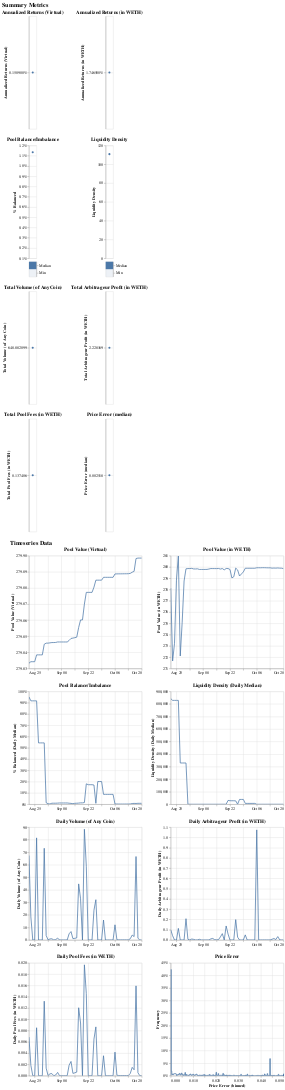

Notebook source saved alongside this figure:
### Code cell
results.plot()

### Figure 1 — Vega-Lite specification as saved in the notebook (floating-point values rounded to 4 significant figures; data arrays with more than 128 entries replaced by an {"elided": "..."} marker saying what was removed)
{"config": {"view": {"continuousWidth": 300, "continuousHeight": 300}}, "vconcat": [{"concat": [{"mark": {"type": "line", "point": true}, "encoding": {"color": {"scale": {"scheme": "viridis"}}, "tooltip": [{"field": "pool_value_virtual annualized_returns", "title": "Annualized Returns (Virtual)", "type": "quantitative"}], "x": {"scale": {"zero": false}}, "y": {"axis": {"format": "%"}, "field": "pool_value_virtual annualized_returns", "scale": {"zero": false}, "title": "Annualized Returns (Virtual)", "type": "quantitative"}}, "name": "view_61", "title": "Annualized Returns (Virtual)", "transform": []}, {"mark": {"type": "line", "point": true}, "encoding": {"color": {"scale": {"scheme": "viridis"}}, "tooltip": [{"field": "pool_value annualized_returns", "title": "Annualized Returns (in WETH)", "type": "quantitative"}], "x": {"scale": {"zero": false}}, "y": {"axis": {"format": "%"}, "field": "pool_value annualized_returns", "scale": {"zero": false}, "title": "Annualized Returns (in WETH)", "type": "quantitative"}}, "name": "view_62", "title": "Annualized Returns (in WETH)", "transform": []}, {"vconcat": [{"layer": [{"mark": {"type": "line", "point": true}, "encoding": {"color": {"scale": {"scheme": "viridis"}}, "opacity": {"condition": {"test": "indexof(param_63.submetric, 'pool_balance median') != -1", "value": 1}, "value": 0}, "tooltip": [{"field": "pool_balance median", "title": "Median % Balanced", "type": "quantitative"}], "x": {"scale": {"zero": false}}, "y": {"axis": {"format": "%"}, "field": "pool_balance median", "scale": {"zero": false}, "title": "% Balanced", "type": "quantitative"}}, "name": "view_63", "title": "Pool Balance/Imbalance", "transform": []}, {"mark": {"type": "line", "point": true}, "encoding": {"color": {"scale": {"scheme": "viridis"}}, "opacity": {"condition": {"test": "indexof(param_63.submetric, 'pool_balance min') != -1", "value": 1}, "value": 0}, "tooltip": [{"field": "pool_balance min", "title": "Min % Balanced", "type": "quantitative"}], "x": {"scale": {"zero": false}}, "y": {"axis": {"format": "%"}, "field": "pool_balance min", "scale": {"zero": false}, "title": "% Balanced", "type": "quantitative"}}, "name": "view_64", "title": "Pool Balance/Imbalance", "transform": []}], "data": {"name": "data-211a9d2ff994b37c1d548cf4fe38f924"}}, {"data": {"name": "data-4d71f46b9aefd1101b4723599b0c790a"}, "mark": {"type": "rect"}, "encoding": {"color": {"legend": null, "scale": {"scheme": "viridis"}}, "opacity": {"condition": {"param": "param_63", "value": 1}, "value": 0.1}, "y": {"axis": {"orient": "right"}, "field": "labels", "title": null, "type": "ordinal"}}, "name": "view_65", "title": ""}], "spacing": 2}, {"vconcat": [{"layer": [{"mark": {"type": "line", "point": true}, "encoding": {"color": {"scale": {"scheme": "viridis"}}, "opacity": {"condition": {"test": "indexof(param_66.submetric, 'liquidity_density median') != -1", "value": 1}, "value": 0}, "tooltip": [{"field": "liquidity_density median", "title": "Median Liquidity Density", "type": "quantitative"}], "x": {"scale": {"zero": false}}, "y": {"field": "liquidity_density median", "scale": {"zero": false}, "title": "Liquidity Density", "type": "quantitative"}}, "name": "view_66", "title": "Liquidity Density", "transform": []}, {"mark": {"type": "line", "point": true}, "encoding": {"color": {"scale": {"scheme": "viridis"}}, "opacity": {"condition": {"test": "indexof(param_66.submetric, 'liquidity_density min') != -1", "value": 1}, "value": 0}, "tooltip": [{"field": "liquidity_density min", "title": "Min Liquidity Density", "type": "quantitative"}], "x": {"scale": {"zero": false}}, "y": {"field": "liquidity_density min", "scale": {"zero": false}, "title": "Liquidity Density", "type": "quantitative"}}, "name": "view_67", "title": "Liquidity Density", "transform": []}], "data": {"name": "data-211a9d2ff994b37c1d548cf4fe38f924"}}, {"data": {"name": "data-f250ca5a7e483cd41a294ee460add125"}, "mark": {"type": "rect"}, "encoding": {"color": {"legend": null, "scale": {"scheme": "viridis"}}, "opacity": {"condition": {"param": "param_66", "value": 1}, "value": 0.1}, "y": {"axis": {"orient": "right"}, "field": "labels", "title": null, "type": "ordinal"}}, "name": "view_68", "title": ""}], "spacing": 2}, {"mark": {"type": "line", "point": true}, "encoding": {"color": {"scale": {"scheme": "viridis"}}, "tooltip": [{"field": "pool_volume sum", "title": "Total Volume (of Any Coin)", "type": "quantitative"}], "x": {"scale": {"zero": false}}, "y": {"field": "pool_volume sum", "scale": {"zero": false}, "title": "Total Volume (of Any Coin)", "type": "quantitative"}}, "name": "view_69", "title": "Total Volume (of Any Coin)", "transform": []}, {"mark": {"type": "line", "point": true}, "encoding": {"color": {"scale": {"scheme": "viridis"}}, "tooltip": [{"field": "arb_profit sum", "title": "Total Arbitrageur Profit (in WETH)", "type": "quantitative"}], "x": {"scale": {"zero": false}}, "y": {"field": "arb_profit sum", "scale": {"zero": false}, "title": "Total Arbitrageur Profit (in WETH)", "type": "quantitative"}}, "name": "view_70", "title": "Total Arbitrageur Profit (in WETH)", "transform": []}, {"mark": {"type": "line", "point": true}, "encoding": {"color": {"scale": {"scheme": "viridis"}}, "tooltip": [{"field": "pool_fees sum", "title": "Total Pool Fees (in WETH)", "type": "quantitative"}], "x": {"scale": {"zero": false}}, "y": {"field": "pool_fees sum", "scale": {"zero": false}, "title": "Total Pool Fees (in WETH)", "type": "quantitative"}}, "name": "view_71", "title": "Total Pool Fees (in WETH)", "transform": []}, {"mark": {"type": "line", "point": true}, "encoding": {"color": {"scale": {"scheme": "viridis"}}, "tooltip": [{"field": "price_error median", "title": "Price Error (median)", "type": "quantitative"}], "x": {"scale": {"zero": false}}, "y": {"field": "price_error median", "scale": {"zero": false}, "title": "Price Error (median)", "type": "quantitative"}}, "name": "view_72", "title": "Price Error (median)", "transform": []}], "columns": 2, "data": {"name": "data-211a9d2ff994b37c1d548cf4fe38f924"}, "resolve": {"scale": {"color": "independent"}}, "title": {"text": "Summary Metrics", "fontSize": 16}}, {"concat": [{"mark": {"type": "line"}, "encoding": {"color": {"scale": {"scheme": "viridis"}}, "tooltip": [{"field": "timestamp", "title": "Time", "type": "temporal"}, {"field": "pool_value_virtual", "title": "Pool Value (Virtual)", "type": "quantitative"}], "x": {"field": "timestamp", "title": null, "type": "temporal"}, "y": {"field": "pool_value_virtual", "scale": {"zero": false}, "title": "Pool Value (Virtual)", "type": "quantitative"}}, "name": "view_73", "title": "Pool Value (Virtual)", "transform": []}, {"mark": {"type": "line"}, "encoding": {"color": {"scale": {"scheme": "viridis"}}, "tooltip": [{"field": "timestamp", "title": "Time", "type": "temporal"}, {"field": "pool_value", "title": "Pool Value (in WETH)", "type": "quantitative"}], "x": {"field": "timestamp", "title": null, "type": "temporal"}, "y": {"field": "pool_value", "scale": {"zero": false}, "title": "Pool Value (in WETH)", "type": "quantitative"}}, "name": "view_74", "title": "Pool Value (in WETH)", "transform": []}, {"mark": {"type": "line"}, "encoding": {"color": {"scale": {"scheme": "viridis"}}, "tooltip": [{"field": "timestamp", "title": "Time", "type": "temporal"}, {"field": "pool_balance", "title": "% Balanced (Daily Median)", "type": "quantitative"}], "x": {"field": "timestamp", "title": null, "type": "temporal"}, "y": {"axis": {"format": "%"}, "field": "pool_balance", "scale": {"zero": false}, "title": "% Balanced (Daily Median)", "type": "quantitative"}}, "name": "view_75", "title": "Pool Balance/Imbalance", "transform": []}, {"mark": {"type": "line"}, "encoding": {"color": {"scale": {"scheme": "viridis"}}, "tooltip": [{"field": "timestamp", "title": "Time", "type": "temporal"}, {"field": "liquidity_density", "title": "Liquidity Density (Daily Median)", "type": "quantitative"}], "x": {"field": "timestamp", "title": null, "type": "temporal"}, "y": {"field": "liquidity_density", "scale": {"zero": false}, "title": "Liquidity Density (Daily Median)", "type": "quantitative"}}, "name": "view_76", "title": "Liquidity Density (Daily Median)", "transform": []}, {"mark": {"type": "line"}, "encoding": {"color": {"scale": {"scheme": "viridis"}}, "tooltip": [{"field": "timestamp", "title": "Time", "type": "temporal"}, {"field": "pool_volume", "title": "Daily Volume (of Any Coin)", "type": "quantitative"}], "x": {"field": "timestamp", "title": null, "type": "temporal"}, "y": {"field": "pool_volume", "scale": {"zero": false}, "title": "Daily Volume (of Any Coin)", "type": "quantitative"}}, "name": "view_77", "title": "Daily Volume (of Any Coin)", "transform": []}, {"mark": {"type": "line"}, "encoding": {"color": {"scale": {"scheme": "viridis"}}, "tooltip": [{"field": "timestamp", "title": "Time", "type": "temporal"}, {"field": "arb_profit", "title": "Daily Arbitrageur Profit (in WETH)", "type": "quantitative"}], "x": {"field": "timestamp", "title": null, "type": "temporal"}, "y": {"field": "arb_profit", "scale": {"zero": false}, "title": "Daily Arbitrageur Profit (in WETH)", "type": "quantitative"}}, "name": "view_78", "title": "Daily Arbitrageur Profit (in WETH)", "transform": []}, {"mark": {"type": "line"}, "encoding": {"color": {"scale": {"scheme": "viridis"}}, "tooltip": [{"field": "timestamp", "title": "Time", "type": "temporal"}, {"field": "pool_fees", "title": "Daily Pool Fees (in WETH)", "type": "quantitative"}], "x": {"field": "timestamp", "title": null, "type": "temporal"}, "y": {"field": "pool_fees", "scale": {"zero": false}, "title": "Daily Pool Fees (in WETH)", "type": "quantitative"}}, "name": "view_79", "title": "Daily Pool Fees (in WETH)", "transform": []}, {"data": {"name": "data-f53d7c37fad225d31e8c1647167688c0"}, "mark": {"type": "line", "interpolate": "step-before"}, "encoding": {"color": {"scale": {"scheme": "viridis"}}, "tooltip": [{"field": "frequency", "title": "Frequency", "type": "quantitative"}], "x": {"field": "price_error", "scale": {"clamp": true, "domain": [0, 0.05]}, "title": "Price Error (binned)", "type": "quantitative"}, "y": {"axis": {"format": "%"}, "field": "frequency", "scale": {"zero": true}, "title": "Frequency", "type": "quantitative"}}, "name": "view_80", "title": "Price Error", "transform": []}], "columns": 2, "data": {"name": "data-33be8e13056d0f3ece913f058db0698b"}, "resolve": {"scale": {"color": "independent"}}, "title": {"text": "Timeseries Data", "fontSize": 16}}], "params": [{"name": "param_61", "select": {"type": "interval", "encodings": ["x", "y"]}, "bind": "scales", "views": ["view_61"]}, {"name": "param_62", "select": {"type": "interval", "encodings": ["x", "y"]}, "bind": "scales", "views": ["view_62"]}, {"name": "param_64", "select": {"type": "interval", "encodings": ["x", "y"]}, "bind": "scales", "views": ["view_63"]}, {"name": "param_65", "select": {"type": "interval", "encodings": ["x", "y"]}, "bind": "scales", "views": ["view_64"]}, {"name": "param_63", "select": {"type": "point", "clear": false, "fields": ["submetric"], "toggle": "true"}, "value": [{"submetric": "pool_balance median"}], "views": ["view_65"]}, {"name": "param_67", "select": {"type": "interval", "encodings": ["x", "y"]}, "bind": "scales", "views": ["view_66"]}, {"name": "param_68", "select": {"type": "interval", "encodings": ["x", "y"]}, "bind": "scales", "views": ["view_67"]}, {"name": "param_66", "select": {"type": "point", "clear": false, "fields": ["submetric"], "toggle": "true"}, "value": [{"submetric": "liquidity_density median"}], "views": ["view_68"]}, {"name": "param_69", "select": {"type": "interval", "encodings": ["x", "y"]}, "bind": "scales", "views": ["view_69"]}, {"name": "param_70", "select": {"type": "interval", "encodings": ["x", "y"]}, "bind": "scales", "views": ["view_70"]}, {"name": "param_71", "select": {"type": "interval", "encodings": ["x", "y"]}, "bind": "scales", "views": ["view_71"]}, {"name": "param_72", "select": {"type": "interval", "encodings": ["x", "y"]}, "bind": "scales", "views": ["view_72"]}, {"name": "param_73", "select": {"type": "interval", "encodings": ["x", "y"]}, "bind": "scales", "views": ["view_73"]}, {"name": "param_74", "select": {"type": "interval", "encodings": ["x", "y"]}, "bind": "scales", "views": ["view_74"]}, {"name": "param_75", "select": {"type": "interval", "encodings": ["x", "y"]}, "bind": "scales", "views": ["view_75"]}, {"name": "param_76", "select": {"type": "interval", "encodings": ["x", "y"]}, "bind": "scales", "views": ["view_76"]}, {"name": "param_77", "select": {"type": "interval", "encodings": ["x", "y"]}, "bind": "scales", "views": ["view_77"]}, {"name": "param_78", "select": {"type": "interval", "encodings": ["x", "y"]}, "bind": "scales", "views": ["view_78"]}, {"name": "param_79", "select": {"type": "interval", "encodings": ["x", "y"]}, "bind": "scales", "views": ["view_79"]}, {"name": "param_80", "select": {"type": "interval", "encodings": ["x", "y"]}, "bind": "scales", "views": ["view_80"]}], "resolve": {"scale": {"color": "independent"}}, "$schema": "https://vega.github.io/schema/vega-lite/v5.16.3.json", "datasets": {"data-211a9d2ff994b37c1d548cf4fe38f924": [{"pool_value_virtual annualized_returns": 0.001509, "pool_value annualized_returns": 0.01747, "pool_balance median": 0.01135, "pool_balance min": 0.00161, "liquidity_density median": 110.8, "liquidity_density min": 2.467, "pool_volume sum": 648.9, "arb_profit sum": 2.228, "pool_fees sum": 0.1374, "price_error median": 0.002518}], "data-4d71f46b9aefd1101b4723599b0c790a": [{"submetric": "pool_balance median", "labels": "Median"}, {"submetric": "pool_balance min", "labels": "Min"}], "data-f250ca5a7e483cd41a294ee460add125": [{"submetric": "liquidity_density median", "labels": "Median"}, {"submetric": "liquidity_density min", "labels": "Min"}], "data-33be8e13056d0f3ece913f058db0698b": [{"timestamp": "2024-08-22T00:00:00+00:00", "run": 0, "pool_value_virtual": 279.8, "pool_value": 278.1, "pool_balance": 0.9519, "liquidity_density": 843600.0, "pool_volume": 67.44, "arb_profit": 0.09998, "pool_fees": 0.006855}, {"timestamp": "2024-08-23T00:00:00+00:00", "run": 0, "pool_value_virtual": 279.8, "pool_value": 271.7, "pool_balance": 0.9167, "liquidity_density": 828800.0, "pool_volume": 18.39, "arb_profit": 0.04149, "pool_fees": 0.00184}, {"timestamp": "2024-08-24T00:00:00+00:00", "run": 0, "pool_value_virtual": 279.8, "pool_value": 273.2, "pool_balance": 0.9167, "liquidity_density": 828800.0, "pool_volume": 0.0, "arb_profit": 0.0, "pool_fees": 0.0}, {"timestamp": "2024-08-25T00:00:00+00:00", "run": 0, "pool_value_virtual": 279.8, "pool_value": 278.8, "pool_balance": 0.9167, "liquidity_density": 828800.0, "pool_volume": 0.0, "arb_profit": 0.0, "pool_fees": 0.0}, {"timestamp": "2024-08-26T00:00:00+00:00", "run": 0, "pool_value_virtual": 279.8, "pool_value": 281.0, "pool_balance": 0.9167, "liquidity_density": 828800.0, "pool_volume": 81.49, "arb_profit": 0.1133, "pool_fees": 0.008509}, {"timestamp": "2024-08-27T00:00:00+00:00", "run": 0, "pool_value_virtual": 279.8, "pool_value": 272.1, "pool_balance": 0.544, "liquidity_density": 329300.0, "pool_volume": 0.0, "arb_profit": 0.0, "pool_fees": 0.0}, {"timestamp": "2024-08-28T00:00:00+00:00", "run": 0, "pool_value_virtual": 279.8, "pool_value": 275.1, "pool_balance": 0.544, "liquidity_density": 329300.0, "pool_volume": 0.0, "arb_profit": 0.0, "pool_fees": 0.0}, {"timestamp": "2024-08-29T00:00:00+00:00", "run": 0, "pool_value_virtual": 279.8, "pool_value": 278.8, "pool_balance": 0.544, "liquidity_density": 329300.0, "pool_volume": 0.0, "arb_profit": 0.0, "pool_fees": 0.0}, {"timestamp": "2024-08-30T00:00:00+00:00", "run": 0, "pool_value_virtual": 279.8, "pool_value": 279.8, "pool_balance": 0.544, "liquidity_density": 329300.0, "pool_volume": 73.19, "arb_profit": 0.2078, "pool_fees": 0.01322}, {"timestamp": "2024-08-31T00:00:00+00:00", "run": 0, "pool_value_virtual": 279.8, "pool_value": 279.9, "pool_balance": 0.01321, "liquidity_density": 150.2, "pool_volume": 3.591, "arb_profit": 0.006948, "pool_fees": 0.001344}, {"timestamp": "2024-09-01T00:00:00+00:00", "run": 0, "pool_value_virtual": 279.8, "pool_value": 279.9, "pool_balance": 0.00481, "liquidity_density": 20.05, "pool_volume": 0.0887, "arb_profit": 7.4e-05, "pool_fees": 3.5e-05}, {"timestamp": "2024-09-02T00:00:00+00:00", "run": 0, "pool_value_virtual": 279.8, "pool_value": 279.9, "pool_balance": 0.00266, "liquidity_density": 6.303, "pool_volume": 0.8574, "arb_profit": 0.009476, "pool_fees": 0.00034}, {"timestamp": "2024-09-03T00:00:00+00:00", "run": 0, "pool_value_virtual": 279.8, "pool_value": 279.8, "pool_balance": 0.00916, "liquidity_density": 72.24, "pool_volume": 0.9634, "arb_profit": 0.006015, "pool_fees": 0.000377}, {"timestamp": "2024-09-04T00:00:00+00:00", "run": 0, "pool_value_virtual": 279.8, "pool_value": 279.8, "pool_balance": 0.009291, "liquidity_density": 74.3, "pool_volume": 0.0, "arb_profit": 0.0, "pool_fees": 0.0}, {"timestamp": "2024-09-05T00:00:00+00:00", "run": 0, "pool_value_virtual": 279.8, "pool_value": 279.8, "pool_balance": 0.009291, "liquidity_density": 74.3, "pool_volume": 0.3467, "arb_profit": 0.000819, "pool_fees": 0.000131}, {"timestamp": "2024-09-06T00:00:00+00:00", "run": 0, "pool_value_virtual": 279.8, "pool_value": 279.8, "pool_balance": 0.01023, "liquidity_density": 90.16, "pool_volume": 1.545, "arb_profit": 0.006604, "pool_fees": 0.000588}, {"timestamp": "2024-09-07T00:00:00+00:00", "run": 0, "pool_value_virtual": 279.8, "pool_value": 279.8, "pool_balance": 0.01135, "liquidity_density": 110.8, "pool_volume": 0.0, "arb_profit": 0.0, "pool_fees": 0.0}, {"timestamp": "2024-09-08T00:00:00+00:00", "run": 0, "pool_value_virtual": 279.8, "pool_value": 279.8, "pool_balance": 0.01135, "liquidity_density": 110.8, "pool_volume": 0.0, "arb_profit": 0.0, "pool_fees": 0.0}, {"timestamp": "2024-09-09T00:00:00+00:00", "run": 0, "pool_value_virtual": 279.8, "pool_value": 279.8, "pool_balance": 0.01135, "liquidity_density": 110.8, "pool_volume": 0.0, "arb_profit": 0.0, "pool_fees": 0.0}, {"timestamp": "2024-09-10T00:00:00+00:00", "run": 0, "pool_value_virtual": 279.8, "pool_value": 279.8, "pool_balance": 0.01135, "liquidity_density": 110.8, "pool_volume": 0.0, "arb_profit": 0.0, "pool_fees": 0.0}, {"timestamp": "2024-09-11T00:00:00+00:00", "run": 0, "pool_value_virtual": 279.8, "pool_value": 279.8, "pool_balance": 0.01135, "liquidity_density": 110.8, "pool_volume": 0.0, "arb_profit": 0.0, "pool_fees": 0.0}, {"timestamp": "2024-09-12T00:00:00+00:00", "run": 0, "pool_value_virtual": 279.8, "pool_value": 279.9, "pool_balance": 0.009272, "liquidity_density": 74.0, "pool_volume": 4.941, "arb_profit": 0.01088, "pool_fees": 0.001864}, {"timestamp": "2024-09-13T00:00:00+00:00", "run": 0, "pool_value_virtual": 279.8, "pool_value": 279.9, "pool_balance": 0.007792, "liquidity_density": 52.29, "pool_volume": 6.726, "arb_profit": 0.01522, "pool_fees": 0.002536}, {"timestamp": "2024-09-14T00:00:00+00:00", "run": 0, "pool_value_virtual": 279.8, "pool_value": 279.9, "pool_balance": 0.005078, "liquidity_density": 22.4, "pool_volume": 1.07, "arb_profit": 0.00288, "pool_fees": 0.000416}, {"timestamp": "2024-09-15T00:00:00+00:00", "run": 0, "pool_value_virtual": 279.8, "pool_value": 279.9, "pool_balance": 0.008654, "liquidity_density": 64.48, "pool_volume": 1.345, "arb_profit": 0.001297, "pool_fees": 0.000516}, {"timestamp": "2024-09-16T00:00:00+00:00", "run": 0, "pool_value_virtual": 279.8, "pool_value": 279.9, "pool_balance": 0.009106, "liquidity_density": 71.38, "pool_volume": 1.672, "arb_profit": 0.003439, "pool_fees": 0.000641}, {"timestamp": "2024-09-17T00:00:00+00:00", "run": 0, "pool_value_virtual": 279.9, "pool_value": 279.8, "pool_balance": 0.01044, "liquidity_density": 94.0, "pool_volume": 44.76, "arb_profit": 0.03042, "pool_fees": 0.01205}, {"timestamp": "2024-09-18T00:00:00+00:00", "run": 0, "pool_value_virtual": 279.9, "pool_value": 279.9, "pool_balance": 0.01235, "liquidity_density": 131.3, "pool_volume": 32.86, "arb_profit": 0.06209, "pool_fees": 0.009354}, {"timestamp": "2024-09-19T00:00:00+00:00", "run": 0, "pool_value_virtual": 279.9, "pool_value": 279.7, "pool_balance": 0.01235, "liquidity_density": 131.3, "pool_volume": 0.0, "arb_profit": 0.0, "pool_fees": 0.0}, {"timestamp": "2024-09-20T00:00:00+00:00", "run": 0, "pool_value_virtual": 279.9, "pool_value": 279.9, "pool_balance": 0.01506, "liquidity_density": 201.8, "pool_volume": 88.37, "arb_profit": 0.1369, "pool_fees": 0.01967}, {"timestamp": "2024-09-21T00:00:00+00:00", "run": 0, "pool_value_virtual": 279.9, "pool_value": 279.9, "pool_balance": 0.1812, "liquidity_density": 30800.0, "pool_volume": 58.88, "arb_profit": 0.05817, "pool_fees": 0.01455}, {"timestamp": "2024-09-22T00:00:00+00:00", "run": 0, "pool_value_virtual": 279.9, "pool_value": 279.8, "pool_balance": 0.1733, "liquidity_density": 28050.0, "pool_volume": 0.0, "arb_profit": 0.0, "pool_fees": 0.0}, {"timestamp": "2024-09-23T00:00:00+00:00", "run": 0, "pool_value_virtual": 279.9, "pool_value": 279.0, "pool_balance": 0.1733, "liquidity_density": 28050.0, "pool_volume": 0.0, "arb_profit": 0.0, "pool_fees": 0.0}, {"timestamp": "2024-09-24T00:00:00+00:00", "run": 0, "pool_value_virtual": 279.9, "pool_value": 279.1, "pool_balance": 0.1733, "liquidity_density": 28050.0, "pool_volume": 0.0, "arb_profit": 0.0, "pool_fees": 0.0}, {"timestamp": "2024-09-25T00:00:00+00:00", "run": 0, "pool_value_virtual": 279.9, "pool_value": 279.9, "pool_balance": 0.1705, "liquidity_density": 27130.0, "pool_volume": 23.78, "arb_profit": 0.1989, "pool_fees": 0.006496}, {"timestamp": "2024-09-26T00:00:00+00:00", "run": 0, "pool_value_virtual": 279.9, "pool_value": 279.7, "pool_balance": 0.008294, "liquidity_density": 59.23, "pool_volume": 32.16, "arb_profit": 0.02743, "pool_fees": 0.008662}, {"timestamp": "2024-09-27T00:00:00+00:00", "run": 0, "pool_value_virtual": 279.9, "pool_value": 279.2, "pool_balance": 0.2016, "liquidity_density": 38530.0, "pool_volume": 0.0, "arb_profit": 0.0, "pool_fees": 0.0}, {"timestamp": "2024-09-28T00:00:00+00:00", "run": 0, "pool_value_virtual": 279.9, "pool_value": 279.4, "pool_balance": 0.2016, "liquidity_density": 38530.0, "pool_volume": 0.0, "arb_profit": 0.0, "pool_fees": 0.0}, {"timestamp": "2024-09-29T00:00:00+00:00", "run": 0, "pool_value_virtual": 279.9, "pool_value": 279.6, "pool_balance": 0.2016, "liquidity_density": 38530.0, "pool_volume": 0.0, "arb_profit": 0.0, "pool_fees": 0.0}, {"timestamp": "2024-09-30T00:00:00+00:00", "run": 0, "pool_value_virtual": 279.9, "pool_value": 279.9, "pool_balance": 0.0878, "liquidity_density": 6883.0, "pool_volume": 15.93, "arb_profit": 0.04999, "pool_fees": 0.003541}, {"timestamp": "2024-10-01T00:00:00+00:00", "run": 0, "pool_value_virtual": 279.9, "pool_value": 279.9, "pool_balance": 0.0878, "liquidity_density": 6883.0, "pool_volume": 0.0, "arb_profit": 0.0, "pool_fees": 0.0}, {"timestamp": "2024-10-02T00:00:00+00:00", "run": 0, "pool_value_virtual": 279.9, "pool_value": 279.9, "pool_balance": 0.0878, "liquidity_density": 6883.0, "pool_volume": 0.0, "arb_profit": 0.0, "pool_fees": 0.0}, {"timestamp": "2024-10-03T00:00:00+00:00", "run": 0, "pool_value_virtual": 279.9, "pool_value": 279.9, "pool_balance": 0.0878, "liquidity_density": 6883.0, "pool_volume": 0.0, "arb_profit": 0.0, "pool_fees": 0.0}, {"timestamp": "2024-10-04T00:00:00+00:00", "run": 0, "pool_value_virtual": 279.9, "pool_value": 279.9, "pool_balance": 0.0878, "liquidity_density": 6883.0, "pool_volume": 0.0, "arb_profit": 0.0, "pool_fees": 0.0}, {"timestamp": "2024-10-05T00:00:00+00:00", "run": 0, "pool_value_virtual": 279.9, "pool_value": 279.9, "pool_balance": 0.0878, "liquidity_density": 6883.0, "pool_volume": 0.0, "arb_profit": 0.0, "pool_fees": 0.0}, {"timestamp": "2024-10-06T00:00:00+00:00", "run": 0, "pool_value_virtual": 279.9, "pool_value": 279.9, "pool_balance": 0.001874, "liquidity_density": 3.254, "pool_volume": 12.13, "arb_profit": 1.074, "pool_fees": 0.004189}, {"timestamp": "2024-10-07T00:00:00+00:00", "run": 0, "pool_value_virtual": 279.9, "pool_value": 279.9, "pool_balance": 0.002081, "liquidity_density": 3.953, "pool_volume": 0.1967, "arb_profit": 0.000957, "pool_fees": 8e-05}, {"timestamp": "2024-10-08T00:00:00+00:00", "run": 0, "pool_value_virtual": 279.9, "pool_value": 279.9, "pool_balance": 0.001918, "liquidity_density": 3.396, "pool_volume": 0.09652, "arb_profit": 0.000188, "pool_fees": 4e-05}, {"timestamp": "2024-10-09T00:00:00+00:00", "run": 0, "pool_value_virtual": 279.9, "pool_value": 279.9, "pool_balance": 0.001912, "liquidity_density": 3.377, "pool_volume": 0.05274, "arb_profit": 0.000296, "pool_fees": 2.1e-05}, {"timestamp": "2024-10-10T00:00:00+00:00", "run": 0, "pool_value_virtual": 279.9, "pool_value": 279.9, "pool_balance": 0.001687, "liquidity_density": 2.684, "pool_volume": 0.08486, "arb_profit": 0.000355, "pool_fees": 3.5e-05}, {"timestamp": "2024-10-11T00:00:00+00:00", "run": 0, "pool_value_virtual": 279.9, "pool_value": 279.9, "pool_balance": 0.001799, "liquidity_density": 3.016, "pool_volume": 0.07964, "arb_profit": 0.000228, "pool_fees": 3.4e-05}, {"timestamp": "2024-10-12T00:00:00+00:00", "run": 0, "pool_value_virtual": 279.9, "pool_value": 279.9, "pool_balance": 0.002001, "liquidity_density": 3.676, "pool_volume": 0.05481, "arb_profit": 8.8e-05, "pool_fees": 2.3e-05}, {"timestamp": "2024-10-13T00:00:00+00:00", "run": 0, "pool_value_virtual": 279.9, "pool_value": 279.9, "pool_balance": 0.002086, "liquidity_density": 3.973, "pool_volume": 0.09255, "arb_profit": 0.000275, "pool_fees": 3.8e-05}, {"timestamp": "2024-10-14T00:00:00+00:00", "run": 0, "pool_value_virtual": 279.9, "pool_value": 279.9, "pool_balance": 0.002867, "liquidity_density": 7.279, "pool_volume": 1.032, "arb_profit": 0.007504, "pool_fees": 0.000406}, {"timestamp": "2024-10-15T00:00:00+00:00", "run": 0, "pool_value_virtual": 279.9, "pool_value": 279.9, "pool_balance": 0.006364, "liquidity_density": 34.94, "pool_volume": 3.943, "arb_profit": 0.01419, "pool_fees": 0.001486}, {"timestamp": "2024-10-16T00:00:00+00:00", "run": 0, "pool_value_virtual": 279.9, "pool_value": 279.9, "pool_balance": 0.007672, "liquidity_density": 50.84, "pool_volume": 2.726, "arb_profit": 0.004693, "pool_fees": 0.001048}, {"timestamp": "2024-10-17T00:00:00+00:00", "run": 0, "pool_value_virtual": 279.9, "pool_value": 279.9, "pool_balance": 0.007049, "liquidity_density": 42.9, "pool_volume": 66.6, "arb_profit": 0.03332, "pool_fees": 0.01594}, {"timestamp": "2024-10-18T00:00:00+00:00", "run": 0, "pool_value_virtual": 279.9, "pool_value": 279.9, "pool_balance": 0.008309, "liquidity_density": 59.45, "pool_volume": 1.404, "arb_profit": 0.00197, "pool_fees": 0.000536}, {"timestamp": "2024-10-19T00:00:00+00:00", "run": 0, "pool_value_virtual": 279.9, "pool_value": 279.9, "pool_balance": 0.008309, "liquidity_density": 59.45, "pool_volume": 0.0, "arb_profit": 0.0, "pool_fees": 0.0}, {"timestamp": "2024-10-20T00:00:00+00:00", "run": 0, "pool_value_virtual": 279.9, "pool_value": 279.9, "pool_balance": 0.008309, "liquidity_density": 59.45, "pool_volume": 0.0, "arb_profit": 0.0, "pool_fees": 0.0}], "data-f53d7c37fad225d31e8c1647167688c0": {"elided": "501 records"}}}
